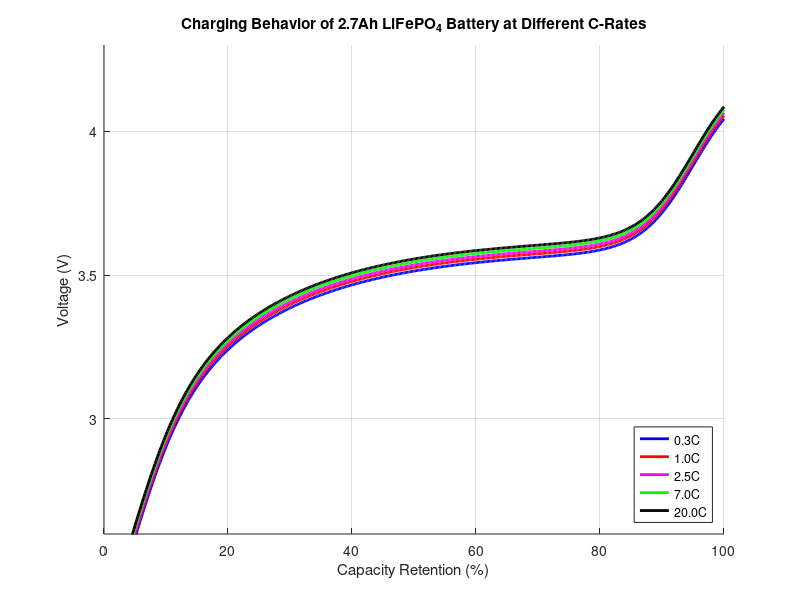

This figure's MATLAB source:
clc;
clear;

battery_capacity = 2.7;  

capacity = linspace(0, 1, 500); 

V_profile = @(x) 2.7 + 1.5 * (0.2*tanh((x - 0.05)*12) + ...
                              0.6*(1 - exp(-5*x)) + ...
                              0.2*tanh((x - 0.95)*12));

V_base = V_profile(capacity);

shift = @(rate) 0.01 * log(rate);  

C_rates = [0.3, 1, 2.5, 7, 20];
colors = {'b', 'r', 'm', 'g', 'k'};
V_curves = zeros(length(C_rates), length(capacity));

figure;
hold on;

for i = 1:length(C_rates)
    rate = C_rates(i);
    current = rate * battery_capacity;  
    V_curves(i, :) = V_base + shift(rate);  
    legend_labels{i} = sprintf('%.1fC', rate);
    plot(capacity * 100, V_curves(i, :), 'Color', colors{i}, 'LineWidth', 2);
end

xlabel('Capacity Retention (%)');
ylabel('Voltage (V)');
title('Charging Behavior of 2.7Ah LiFePO_4 Battery at Different C-Rates');
legend(legend_labels, 'Location', 'SouthEast');
grid on;
ylim([2.6 4.3]);
xlim([0 100]);
